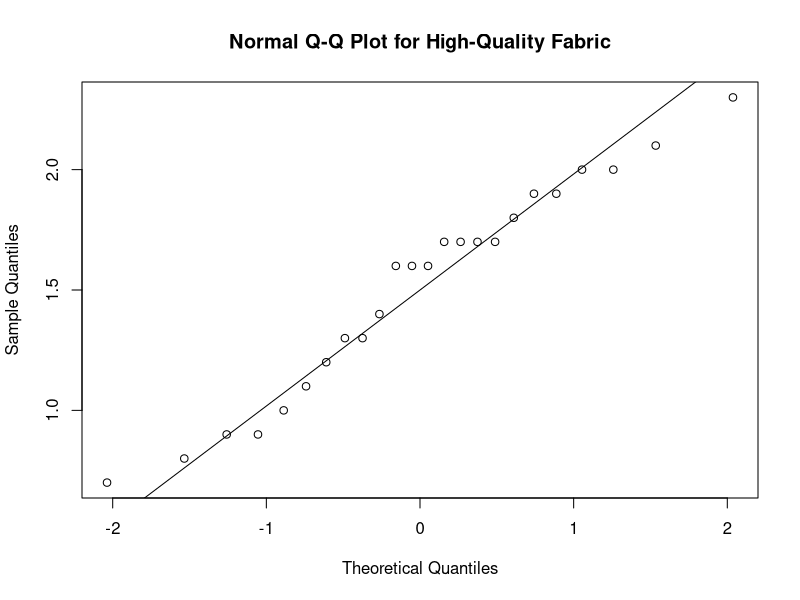
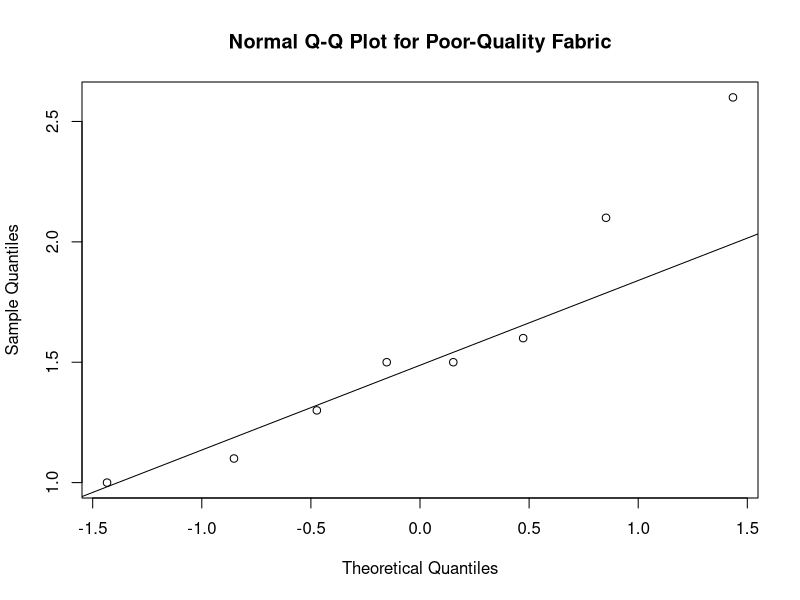
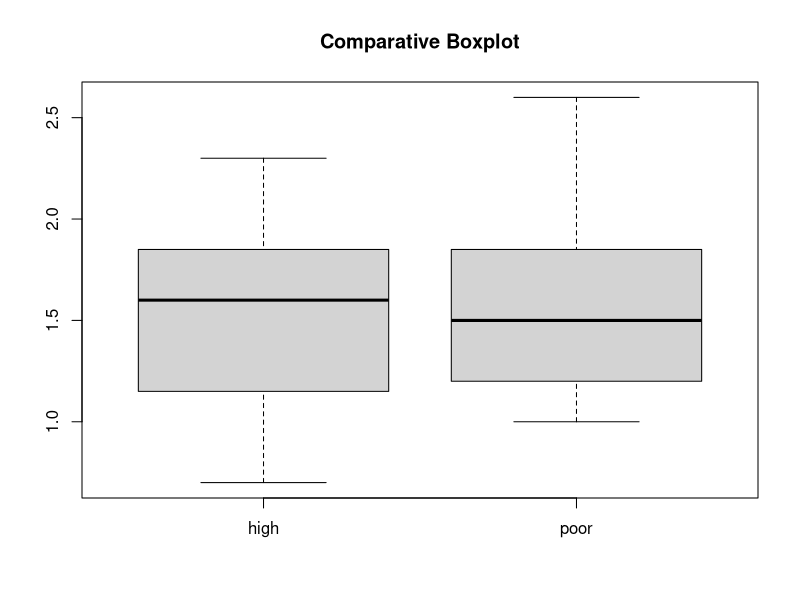

These charts were generated, in order, by the following R code:
########################## STAT 285 Tutorial 8 ##########################
################################ 2020 Fall ##############################
#### Exercise 1. (P380, Q23)

high <- c(1.2, 0.9, 0.7, 1.0, 1.7, 1.7, 1.1, 0.9, 1.7, 
          1.9, 1.3, 2.1, 1.6, 1.8, 1.4, 1.3, 1.9, 1.6,
          0.8, 2.0, 1.7, 1.6, 2.3, 2.0)
poor <- c(1.6, 1.5, 1.1, 2.1, 1.5, 1.3, 1.0, 2.6)


# (a) Construct normal probability plots to verify the plausibility of both samples 
# having been selected from normal population distributions. 

# A normal probability plot helps to determine whether a sample is drawn from a normal 
# distribution. If the sample was actually selected from the specified distribution, the
# sample percentiles (ordered sample observations) should be reasonably close to the 
# corresponding population distribution percentiles.
# A plot for which the points fall close to some straight line suggests 
# that the assumption of a normal population distribution is plausible.

qqnorm(high, main = "Normal Q-Q Plot for High-Quality Fabric")
qqline(high)

qqnorm(poor, main = "Normal Q-Q Plot for Poor-Quality Fabric")
qqline(poor)

# The linear pattern in each plot supports the assumption that the extensibility
# distributions under the two types of fabric are both normal.



# (b) Construct a comparative boxplot. Does it suggest that there is a difference
# between true average extensibility for high-quality fabric specimens and that for
# poor-quality specimens? 

boxplot(high, poor, main = "Comparative Boxplot", names = c("high", "poor"))

# It does not suggest a noticeable difference between true average extensibility 
# for two types of fabric because the two boxes overlap a lot. Need to carry
# out a test of hypotheses.



# (c) Use the two-sample t test to decide whether true average extensibility differs 
# for the two types of fabric. 

# H0: no difference on true average extensibility between two types of fabric
# Ha: true average extensibility differs for the two types of fabric (two-tailed)

# Sample statistics
m <- length(high)
x.bar <- mean(high)
s1 <- sqrt(var(high))

n <- length(poor)
y.bar <- mean(poor)
s2 <- sqrt(var(poor))

# Test statistic value
(t.stat <- (x.bar-y.bar)/sqrt(s1^2/m+s2^2/n))

# Degree of freedom (round it down to the nearest integer)
s1=2.3
m=48
s2=4.1
n=51

(df <- floor((s1^2/m+s2^2/n)^2/((s1^2/m)^2/(m-1) + (s2^2/n)^2/(n-1))))


# I. Critical value approach: reject H0 if t <= -t_{alpha/2,df}
(t.crit <- qt(0.025, df, lower.tail = TRUE))

# Since t.stat > t.crit, we do not reject H0.

# II. P-value approach
(p.value <- 2*pt(abs(t.stat), df, lower.tail = FALSE))

# Since P-value >> 0.05, we do not reject H0.

# There is no evidence to conclude that true average extensibility differs for
# the two types of fabric

# Note: t.test() is available for performing one and two sample t-tests. Degree of 
# freedom is not rounded down to the nearest integer in t.test().
t.test(high, poor, alternative = "two.sided", var.equal = FALSE)


